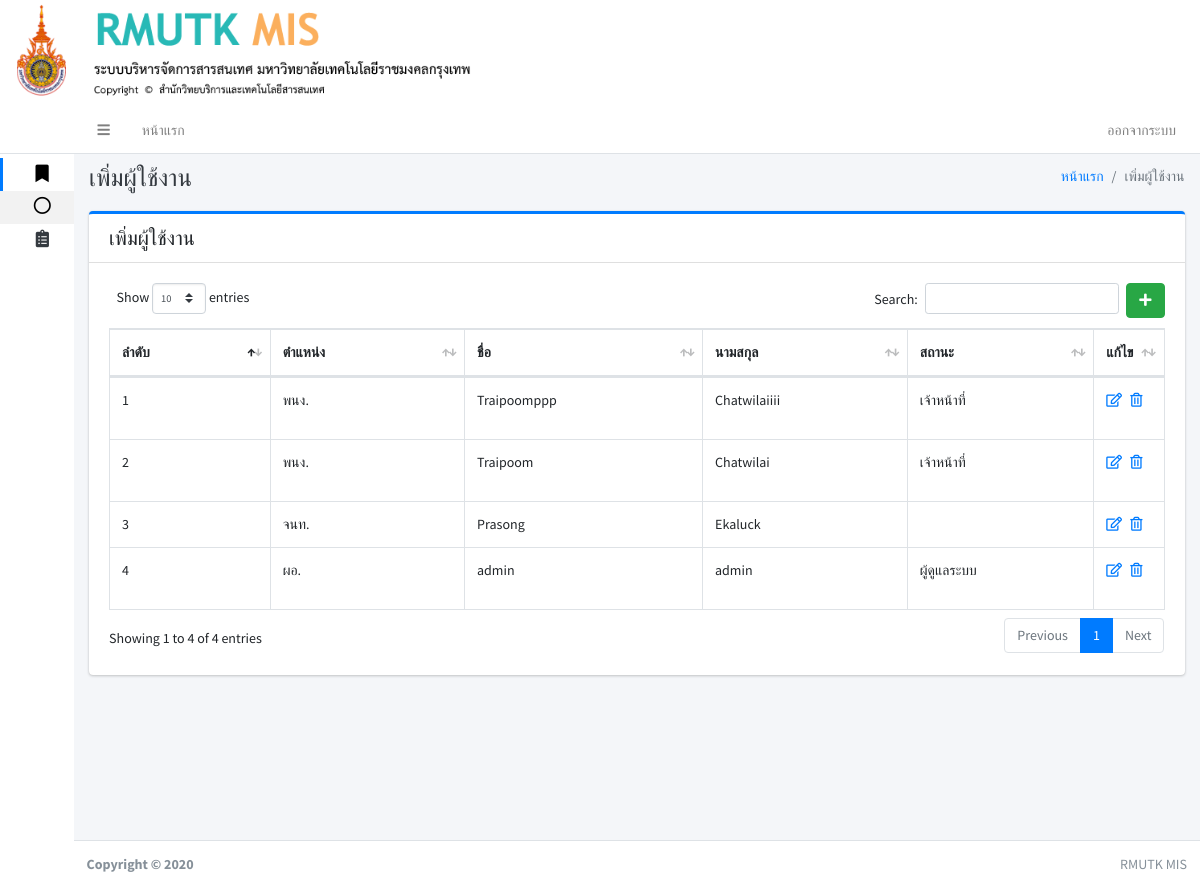
The app's page /index.php?pa8 (signed in), older data.
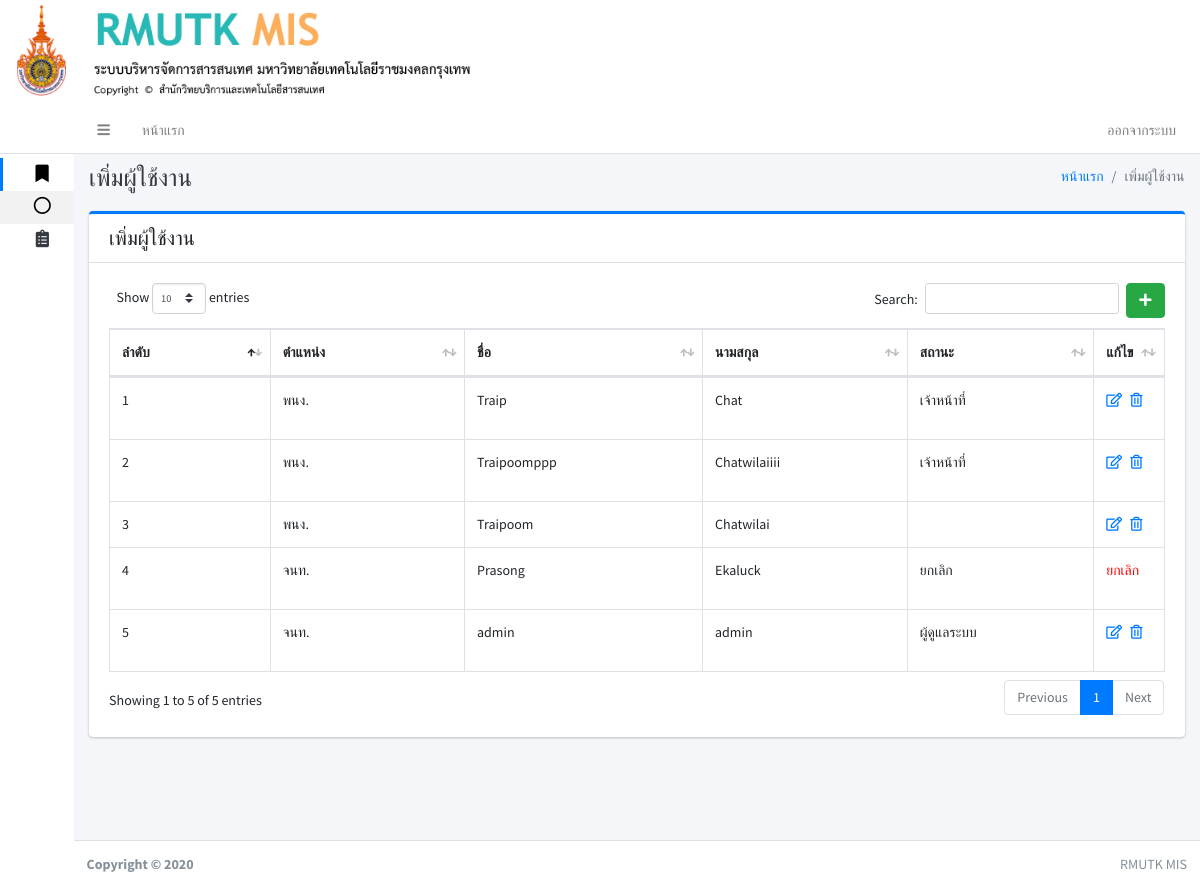
The same page, newer data.
### tables this page shows
CREATE TABLE IF NOT EXISTS `user` (
`user_id` int(11) NOT NULL,
  `first_name` varchar(150) NOT NULL,
  `last_name` varchar(150) NOT NULL,
  `username` varchar(150) NOT NULL,
  `password` varchar(150) NOT NULL,
  `user_tumn` varchar(250) NOT NULL,
  `user_status` int(11) NOT NULL
);

### page/pa8_user.php (the view, shortened to what this page needs)
<div class="content-header">
	<div class="container-fluid">
		<div class="row mb-2">
			<div class="col-sm-6">
				<h1 class="m-0 text-dark">เพิ่มผู้ใช้งาน</h1>
			</div>
			<div class="col-sm-6">
				<ol class="breadcrumb float-sm-right">
					<li class="breadcrumb-item"><a href="#">หน้าแรก</a></li>
					<li class="breadcrumb-item active">เพิ่มผู้ใช้งาน</li>
				</ol>
			</div>
		</div>
	</div>
</div>
<div class="content">
	<div class="container-fluid">
		<div class="row">
			<div class="col-lg-12">
				<div class="card card-primary card-outline ">
					<div class="card-header noprint">
						<h5 class="m-0">เพิ่มผู้ใช้งาน</h5>
					</div>
					<div class="card-body">
						<?php if (isset($_GET['add'])||isset($_GET['edit_user'])): ?>
						<?php else: ?>
							<a href="./index.php?pa8&add" class="btn btn-success float-right" ><i class="fas fa-plus"></i></a>
						<?php endif ?>
						<?php if (isset($_GET['add'])): ?>
							<form role="form" action="page/pa8_user_db.php" method="post">
								<div class="row">
									<div class="col-sm-3">
										<div class="form-group">
											<label>ตำแหน่ง</label>
											<input type="text" name="user_tumn" class="form-control" placeholder="Enter ...">
										</div>
									</div>
									<div class="col-sm-4">
										<div class="form-group">
											<label>ชื่อ</label>
											<input type="text" name="first_name" class="form-control" placeholder="Enter ...">
										</div>
									</div>
									<div class="col-sm-4">
										<div class="form-group">
											<label>นามสกุล</label>
											<input type="text" name="last_name" class="form-control" placeholder="Enter ...">
										</div>
									</div>
									<div class="col-sm-3">
										<div class="form-group">
											<label>Username</label>
											<input type="text" name="username" class="form-control" placeholder="Enter ...">
										</div>
									</div>
									<div class="col-sm-4">
										<div class="form-group">
											<label>Password</label>
											<input type="password" name="password" class="form-control" placeholder="Enter ...">
										</div>
									</div>
									<div class="col-sm-4">
										<div class="form-group">
											<label>สถานะ</label>
											<select class="custom-select" name="user_status" id="inputGroupSelect01">
												<option selected>เลือกสถานะ</option>
												<option value="1">ผู้ดูแลระบบ</option>
												<option value="2">ผู้ประเมิน</option>
												<option value="0">ผู้ถูกประเมิน</option>
											</select>
										</div>
									</div>
									<div class="card-footer">
										<button type="submit" class="btn btn-primary">Submit</button>
										<a type="submit" class="btn btn-danger" href="./index.php?pa8" >cancel</a>
									</div>
								</div>
								<input type="hidden" name="add_user" >
							</form>
							<?php else: ?>
								<?php
								include './conn.php';
								$sqlhuser=" SELECT * FROM user ORDER BY user_id desc ";
								$qryhuser = mysqli_query($conn,$sqlhuser);
								?>
								<table id="example1" class="table table-bordered table-hover">
									<thead>
										<tr>
											<th>ลำดับ</th>
											<th>ตำแหน่ง</th>
											<th>ชื่อ</th>
											<th>นามสกุล</th>
											<th>สถานะ</th>
											<th>แก้ไข</th>
										</tr>
									</thead>
									<tbody>
										<?php
										$i = 1;
										while ($rowhuser = $qryhuser->fetch_array()) {
											$uid = $rowhuser['user_id'];
											?>
											<tr>
												<td><?php echo $i; ?></td>
												<td><?php echo $rowhuser['user_tumn']; ?></td>
												<td><?php echo $rowhuser['first_name']; ?></td>
												<td><?php echo $rowhuser['last_name']; ?></td>
												<td>
													<?php if ($rowhuser['user_status'] == 1): ?>
														<p>ผู้ดูแลระบบ</p>
														<?php elseif ($rowhuser['user_status'] == 0): ?>
															<p>เจ้าหน้าที่</p>
															<?php elseif ($rowhuser['user_status'] == 3): ?>
															<p>ยกเลิก</p>
														<?php endif ?>
													</td>
													<td width="10px">
														<?php if ($rowhuser['user_status'] == 3): ?>
															<p style="color: red;" 	>ยกเลิก</p>
															<?php else: ?>
																<a href="index.php?pa8&edit_user&user_id=<?php echo($uid) ?>"><i class="far fa-edit"></i></a>&nbsp;&nbsp;
																<a href="page/pa8_user_db.php?del_user&user_id=<?php echo($uid) ?>"><i class="far fa-trash-alt"></i></a>
															<?php endif ?>
														</td>
													</tr>
												<?php $i++; } ?>
											</tbody>
										</table>
									<?php endif ?>
								</div>
							</div>
						</div>
					</div>
				</div>
			</div>

### index.php (shortened to what this page needs)
<!DOCTYPE html>
<html lang="en">
<head>
  <link rel="stylesheet" href="adminlte3/plugins/fontawesome-free/css/all.min.css">
  <link rel="stylesheet" href="adminlte3/plugins/datatables-bs4/css/dataTables.bootstrap4.css">
  <link rel="stylesheet" href="adminlte3/dist/css/adminlte.min.css">
  <link rel="stylesheet" href="adminlte3/plugins/summernote/summernote-bs4.css">
  <link rel="stylesheet" type="text/css" href="css/cuttom.css">
</head>
<body class="hold-transition sidebar-collapse sidebar-mini text-sm ">
  <?php include 'banner.php'; ?>
  <div class="wrapper">
    <?php
    include 'navbar.php';
    include 'sidebar.php';
    ?>
    <div class="content-wrapper">
      <?php
      if (isset($_GET['pa1'])) {
        include 'page/pa1.php';
      }elseif (isset($_GET['pa2'])) {
        include 'page/pa2.php';
      }elseif (isset($_GET['pa3'])) {
        include 'page/pa3.php';
      }elseif (isset($_GET['pa4'])) {
        include 'page/pa4.php';
      }elseif (isset($_GET['pa5'])) {
        include 'page/pa5.php';
      }elseif (isset($_GET['pa6'])) {
        include 'page/pa6.php';
      }elseif (isset($_GET['pa66'])) {
        include 'page/pa66.php';
      }elseif (isset($_GET['pa7'])) {
        include 'page/pa7_news.php';
      }elseif (isset($_GET['pa8'])) {
        include 'page/pa8_user.php';
      }elseif (isset($_GET['ph'])) {
        include 'page/ph.php';
      }elseif (isset($_GET['addtext'])) {
        include 'page/addtext.php';
      }elseif (isset($_GET['ph1'])) {
        include 'page/ph1.php';
      }else{
        include 'new.php';
      }
      ?>
    </div>
    <footer class="main-footer noprint">
      <div class="float-right d-none d-sm-inline">
        RMUTK MIS
      </div>
      <strong>Copyright &copy; 2020 </strong>
    </footer>
  </div>
</body>
</html>

### banner.php
<div class="row noprint">
<img src="img/logo.png" class="col-md-5 " >
</div>

### navbar.php (shortened to what this page needs)
<nav class="main-header navbar navbar-expand navbar-white navbar-light">
  <ul class="navbar-nav">
    <li class="nav-item">
      <a class="nav-link" data-widget="pushmenu" href="#"><i class="fas fa-bars"></i></a>
    </li>
    <li class="nav-item d-none d-sm-inline-block">
      <a href="index.php" class="nav-link">หน้าแรก</a>
    </li>
    </ul>
    <ul class="navbar-nav ml-auto">
      <li class="nav-item d-none d-sm-inline-block">
        <?php if (!isset($_SESSION["USERNAME"])):
          ?>
          <a href="./home" class="nav-link">เข้าสู่ระบบ</a>
          <?php else: ?>
            <a data-toggle="modal" data-target="#LogoutModal" class="nav-link">ออกจากระบบ</a>
          <?php endif ?>
        </li>
      </ul>
    </nav>

### sidebar.php (shortened to what this page needs)
<aside class="main-sidebar sidebar-light-primary">
  <a href="#" class="brand-link">
      <?php
      $status = "";
      if (isset($_SESSION["USERNAME"])){
        $user = $_SESSION["USERNAME"];
        include './conn.php';
        $sqlhusercc=" SELECT * FROM user WHERE username =".$user;
        $qryhusercc = mysqli_query($conn,$sqlhusercc);
        $rowhusercc = mysqli_fetch_assoc($qryhusercc);
        $status = $rowhusercc['user_status'];
        ?>
      <?php }else{ ?>
        &nbsp;
      <?php } ?>
  </a>
  <div class="sidebar text-xs">
    <nav class="mt-2">
      <ul class="nav nav-pills nav-sidebar nav-compact nav-child-indent nav-legacy flex-column" data-widget="treeview" role="menu" data-accordion="false">
         <li class="nav-item has-treeview menu-open">
          <a href="#" class="nav-link active">
            <i class="nav-icon fas fa-bookmark"></i>
          </a>
          <ul class="nav nav-treeview">
            <li class="nav-item">
              <a href="index.php" class="nav-link active">
                <i class="far fa-circle nav-icon"></i>
              </a>
            </li>
            </ul>
          </li>
            <?php if ($status == 1): ?>
              <li class="nav-item">
                <a href="#" class="nav-link">
                  <i class="nav-icon fas fa-clipboard-list"></i>
                </a>
              </li>
              <?php else: ?>
              <?php endif ?>
            </ul>
          </nav>
        </div>
      </aside>

Row changes from the older to the newer data that the page shows:
added user: user_tumn "พนง.", first_name "Traip", last_name "Chat", user_status "เจ้าหน้าที่"
changed user "Traipoom": no longer shows "เจ้าหน้าที่"
changed user "Prasong": now shows "ยกเลิก ยกเลิก"
changed user "admin": user_tumn "ผอ." → "จนท."
Text that changed along with them:
text written by a page script: "Show entries Search: Showing 1 to 4 of 4 entries Previous 1 Next" → "Show entries Search: Showing 1 to 5 of 5 entries Previous 1 Next"
